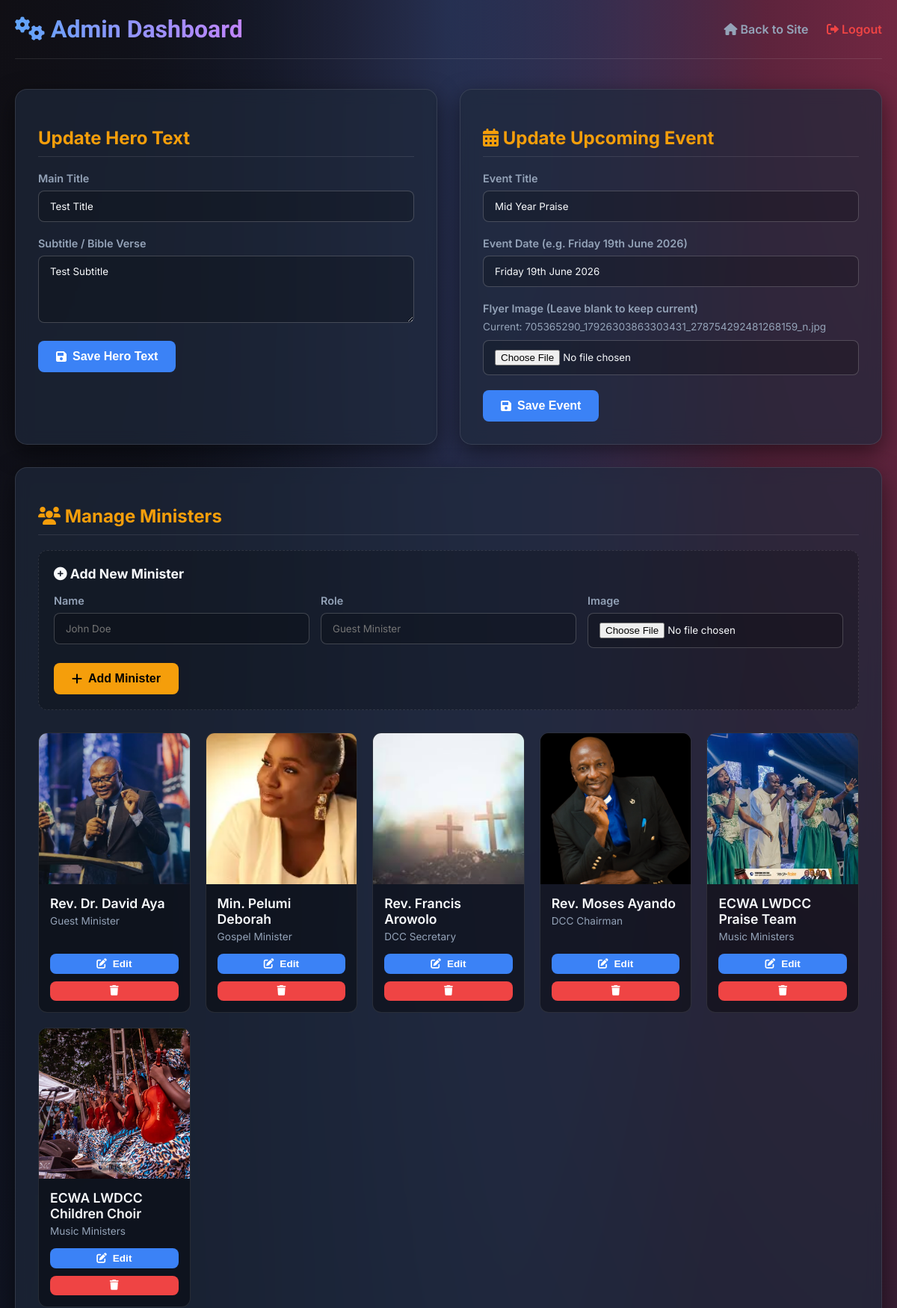
/admin (signed in, upper part), run on the app's committed database.
### tables this page shows
CREATE TABLE hero (
            id INTEGER PRIMARY KEY AUTOINCREMENT,
            main_title TEXT NOT NULL,
            subtitle TEXT NOT NULL,
            media_path TEXT NOT NULL
        );

CREATE TABLE events (
            id INTEGER PRIMARY KEY AUTOINCREMENT,
            title TEXT NOT NULL,
            event_date TEXT NOT NULL,
            flyer_image TEXT NOT NULL
        );

CREATE TABLE ministers (
            id INTEGER PRIMARY KEY AUTOINCREMENT,
            name TEXT NOT NULL,
            role TEXT NOT NULL,
            image TEXT NOT NULL
        );

### app.py (the view, shortened to what this page needs)
@app.route('/admin', methods=['GET', 'POST'])
@login_required
def admin():
    db = get_db()
    hero = db.execute('SELECT * FROM hero LIMIT 1').fetchone()
    upcoming_event = db.execute('SELECT * FROM events ORDER BY id DESC LIMIT 1').fetchone()
    ministers = db.execute('SELECT * FROM ministers').fetchall()
    gallery_images = db.execute('SELECT * FROM gallery ORDER BY id DESC').fetchall()
    contact_messages = db.execute('SELECT * FROM contact_messages ORDER BY id DESC').fetchall()
    volunteer_applications = db.execute('SELECT * FROM volunteer_applications ORDER BY id DESC').fetchall()
    newsletter_subscribers = db.execute('SELECT * FROM newsletter_subscribers ORDER BY id DESC').fetchall()
    submission_counts_json = json.dumps({
        'volunteers': len(volunteer_applications),
        'contacts': len(contact_messages),
        'newsletter': len(newsletter_subscribers)
    })
    return render_template('admin.html',
                           hero=hero,
                           upcoming_event=upcoming_event,
                           ministers=ministers,
                           gallery_images=gallery_images,
                           contact_messages=contact_messages,
                           volunteer_applications=volunteer_applications,
                           newsletter_subscribers=newsletter_subscribers,
                           submission_counts_json=submission_counts_json)

### app.py (called while the page is built)
def login_required(f):
    @wraps(f)
    def decorated_function(*args, **kwargs):
        if 'admin_logged_in' not in session:
            return redirect(url_for('login'))
        return f(*args, **kwargs)
    return decorated_function

def ensure_contact_messages_schema(db):
    try:
        columns = [row['name'] for row in db.execute("PRAGMA table_info(contact_messages)").fetchall()]
        if 'subject' not in columns:
            db.execute('ALTER TABLE contact_messages ADD COLUMN subject TEXT')
            db.commit()
    except sqlite3.OperationalError:
        pass

def get_db():
    db = getattr(g, '_database', None)
    if db is None:
        db = g._database = sqlite3.connect(app.config['DATABASE'])
        db.row_factory = sqlite3.Row
        create_tables_if_needed(db)
        ensure_contact_messages_schema(db)
    return db

@app.teardown_appcontext
def close_connection(exception):
    db = getattr(g, '_database', None)
    if db is not None:
        db.close()

### templates/admin.html (shortened to what this page needs)
<!DOCTYPE html>
<html lang="en">
<head>
    <link rel="stylesheet" href="https://cdnjs.cloudflare.com/ajax/libs/font-awesome/6.0.0/css/all.min.css">
</head>
<body>
    <div class="admin-container">
        <div class="header">
            <h1><i class="fas fa-cogs"></i> Admin Dashboard</h1>
            <div class="nav-links">
                <a href="{{ url_for('index') }}"><i class="fas fa-home"></i> Back to Site</a>
                <a href="{{ url_for('logout') }}" class="logout"><i class="fas fa-sign-out-alt"></i> Logout</a>
            </div>
        </div>
        <div class="dashboard-grid">
            <div class="admin-section">
                <h2>Update Hero Text</h2>
                <form action="{{ url_for('admin') }}" method="POST">
                    <div class="form-group">
                        <label>Main Title</label>
                        <input type="text" name="main_title" value="{{ hero.main_title if hero else '' }}" required>
                    </div>
                    <div class="form-group">
                        <label>Subtitle / Bible Verse</label>
                        <textarea name="subtitle" rows="4" required>{{ hero.subtitle if hero else '' }}</textarea>
                    </div>
                    <button type="submit"><i class="fas fa-save"></i> Save Hero Text</button>
                </form>
            </div>
            <div class="admin-section">
                <h2><i class="fas fa-calendar-alt"></i> Update Upcoming Event</h2>
                <form action="{{ url_for('admin') }}" method="POST" enctype="multipart/form-data">
                    <div class="form-group">
                        <label>Event Title</label>
                        <input type="text" name="title" value="{{ upcoming_event.title if upcoming_event else '' }}" required>
                    </div>
                    <div class="form-group">
                        <label>Event Date (e.g. Friday 19th June 2026)</label>
                        <input type="text" name="event_date" value="{{ upcoming_event.event_date if upcoming_event else '' }}" required>
                    </div>
                    <div class="form-group">
                        <label>Flyer Image (Leave blank to keep current)</label>
                        <div style="margin-bottom: 10px; font-size: 0.85rem; color: var(--text-muted);">Current: {{ upcoming_event.flyer_image if upcoming_event else 'None' }}</div>
                        <input type="file" name="flyer_image" accept="image/*">
                    </div>
                    <button type="submit"><i class="fas fa-save"></i> Save Event</button>
                </form>
            </div>
            <div class="admin-section full-width">
                <h2><i class="fas fa-users"></i> Manage Ministers</h2>
                <form action="{{ url_for('admin') }}" method="POST" enctype="multipart/form-data" style="margin-bottom: 30px; background: rgba(0,0,0,0.2); padding: 20px; border-radius: 12px; border: 1px dashed var(--border-color);">
                    <h3 style="margin-top:0; font-size: 1.1rem; color: var(--text-light);"><i class="fas fa-plus-circle"></i> Add New Minister</h3>
                    <div style="display: flex; gap: 15px; flex-wrap: wrap;">
                        <div class="form-group" style="flex: 1; min-width: 200px;">
                            <label>Name</label>
                            <input type="text" name="name" required placeholder="John Doe">
                        </div>
                        <div class="form-group" style="flex: 1; min-width: 200px;">
                            <label>Role</label>
                            <input type="text" name="role" required placeholder="Guest Minister">
                        </div>
                        <div class="form-group" style="flex: 1; min-width: 200px;">
                            <label>Image</label>
                            <input type="file" name="image" accept="image/*" required>
                        </div>
                    </div>
                    <button type="submit" class="btn-accent"><i class="fas fa-plus"></i> Add Minister</button>
                </form>
                <div class="grid-container">
                    {% for minister in ministers %}
                    <div class="card">
                        <div class="card-img-wrapper">
                            <img src="{{ url_for('static', filename='images/' ~ minister.image) }}" alt="{{ minister.name }}">
                        </div>
                        <div class="card-content">
                            <div>
                                <h3 class="card-title">{{ minister.name }}</h3>
                                <p class="card-subtitle">{{ minister.role }}</p>
                            </div>
                            <div class="card-actions">
                                <button type="button" class="btn-small edit-minister-btn" data-id="{{ minister.id }}" data-name="{{ minister.name|e }}" data-role="{{ minister.role|e }}"><i class="fas fa-edit"></i> Edit</button>
                                <form action="{{ url_for('admin') }}" method="POST" style="margin: 0; flex: 1; display: flex;">
                                    <button type="submit" class="btn-small btn-danger" style="width: 100%;" onclick="return confirm('Delete this minister?');"><i class="fas fa-trash"></i></button>
                                </form>
                            </div>
                        </div>
                    </div>
                    {% endfor %}
                </div>
            </div>
        </div>
    </div>
</body>
</html>

### templates/admin.html (style rules this page uses)
:root { --bg-color: #0f172a; --panel-bg: rgba(30, 41, 59, 0.7); --border-color: rgba(255, 255, 255, 0.1); --primary: #3b82f6; --primary-hover: #2563eb; --accent: #f59e0b; --accent-hover: #d97706; --danger: #ef4444; --danger-hover: #dc2626; --text-light: #f8fafc; --text-muted: #94a3b8; }
body { background: var(--bg-color); color: var(--text-light); font-family: 'Inter', sans-serif; margin: 0; padding: 20px; min-height: 100vh; background-image: radial-gradient(at 0% 0%, hsla(253,16%,7%,1) 0, transparent 50%), radial-gradient(at 50% 0%, hsla(225,39%,30%,1) 0, transparent 50%), radial-gradient(at 100% 0%, hsla(339,49%,30%,1) 0, transparent 50%); background-attachment: fixed; }
.admin-container { max-width: 1200px; margin: 0 auto; }
.header { display: flex; justify-content: space-between; align-items: center; margin-bottom: 40px; padding-bottom: 20px; border-bottom: 1px solid var(--border-color); }
h1 { font-family: 'Orbitron', sans-serif; margin: 0; background: linear-gradient(to right, #60a5fa, #c084fc); background-clip: text; -webkit-background-clip: text; -webkit-text-fill-color: transparent; }
h2 { font-size: 1.5rem; margin-bottom: 20px; color: var(--accent); border-bottom: 1px solid var(--border-color); padding-bottom: 10px; }
.nav-links a { color: var(--text-muted); text-decoration: none; margin-left: 20px; font-weight: 600; transition: color 0.3s ease; }
.nav-links a.logout { color: var(--danger); }
.dashboard-grid { display: grid; grid-template-columns: 1fr; gap: 30px; }
@media (min-width: 992px) { .dashboard-grid { grid-template-columns: 1fr 1fr; } }
@media (min-width: 992px) { .full-width { grid-column: 1 / -1; } }
.admin-section { background: var(--panel-bg); padding: 30px; border-radius: 16px; box-shadow: 0 10px 30px rgba(0,0,0,0.5); backdrop-filter: blur(10px); border: 1px solid var(--border-color); transition: transform 0.3s ease; }
.form-group { margin-bottom: 20px; }
label { display: block; margin-bottom: 8px; color: var(--text-muted); font-size: 0.9rem; font-weight: 600; }
input[type="text"], textarea, input[type="file"] { width: 100%; padding: 12px 15px; border-radius: 8px; border: 1px solid rgba(255,255,255,0.2); background: rgba(0,0,0,0.2); color: var(--text-light); box-sizing: border-box; font-family: inherit; transition: all 0.3s ease; }
button { background: var(--primary); color: #fff; border: none; padding: 12px 24px; cursor: pointer; border-radius: 8px; font-weight: 600; font-size: 1rem; transition: all 0.3s ease; display: inline-flex; align-items: center; justify-content: center; gap: 8px; }
.btn-danger { background: var(--danger); }
.btn-accent { background: var(--accent); color: #000; }
.btn-small { padding: 6px 12px; font-size: 0.85rem; min-width: 0; }
.grid-container { display: grid; grid-template-columns: repeat(auto-fill, minmax(180px, 1fr)); gap: 20px; margin-top: 20px; }
.card { background: rgba(0,0,0,0.4); border-radius: 12px; overflow: hidden; border: 1px solid var(--border-color); display: flex; flex-direction: column; }
.card-img-wrapper { position: relative; padding-top: 100%; overflow: hidden; }
.card-img-wrapper img { position: absolute; top: 0; left: 0; width: 100%; height: 100%; object-fit: cover; transition: transform 0.5s ease; }
.card-content { padding: 15px; flex-grow: 1; display: flex; flex-direction: column; justify-content: space-between; }
.card-title { margin: 0 0 5px 0; font-size: 1.1rem; font-weight: 600; }
.card-subtitle { margin: 0 0 15px 0; font-size: 0.85rem; color: var(--text-muted); }
.card-actions { display: flex; gap: 10px; flex-wrap: wrap; }
.card-actions button { flex: 1; min-width: 120px; }

### data on the page
hero: main_title "Test Title", subtitle "Test Subtitle"
events: title "Mid Year Praise", event_date "Friday 19th June 2026", flyer_image "705365290_17926303863303431_278754292481268159_n.jpg"
ministers: image (picture), name "Rev. Dr. David Aya", role "Guest Minister"
ministers: image (picture), name "Min. Pelumi Deborah", role "Gospel Minister"
ministers: image (picture), name "Rev. Francis Arowolo", role "DCC Secretary"
ministers: image (picture), name "Rev. Moses Ayando", role "DCC Chairman"
ministers: image (picture), name "ECWA LWDCC Praise Team", role "Music Ministers"
ministers: image (picture), name "ECWA LWDCC Children Choir", role "Music Ministers"
